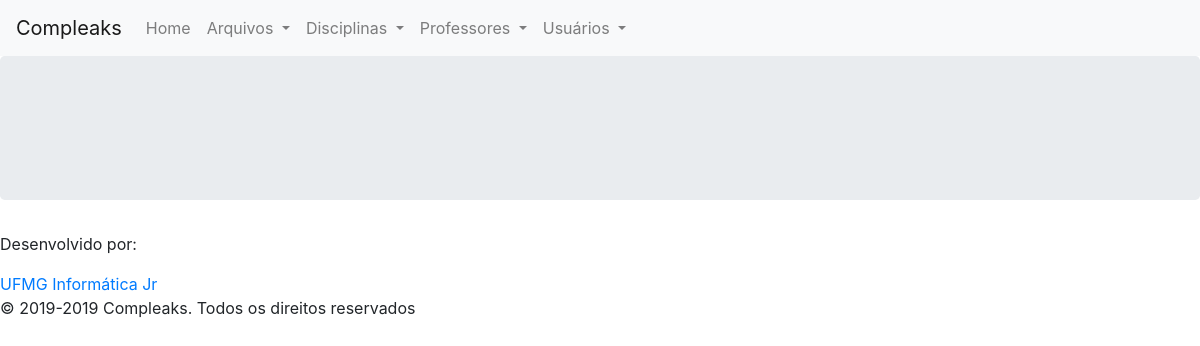
Page /disciplinas/listar_ou on the earlier database version.
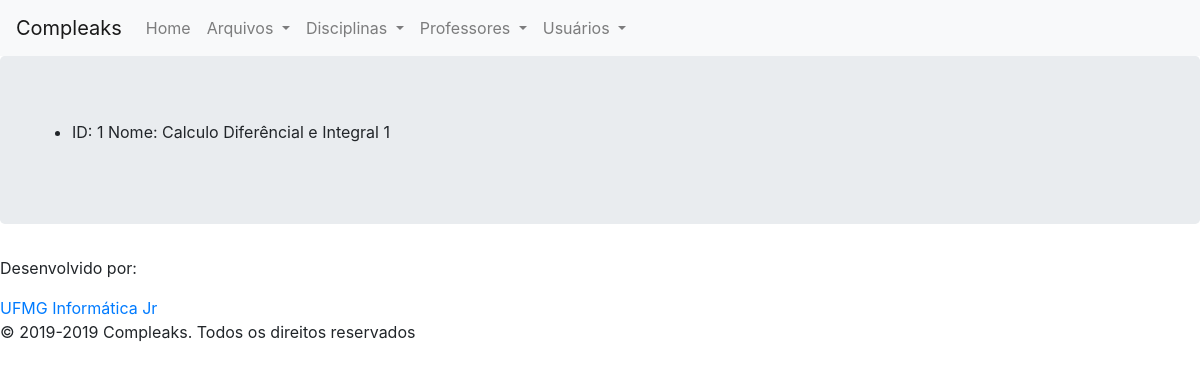
Same page on the later database version.
### compleaks/disciplinas/models.py (models this page shows, shortened)
class Disciplina(db.Model):
	__tablename__ = 'disciplinas'
	id = db.Column(db.Integer, primary_key=True)
	nome = db.Column(db.String, unique=True)
	data_criacao = db.Column(db.DateTime, default=datetime.now())
	is_eligible = db.Column(db.Boolean)
	data_deletado = db.Column(db.DateTime, nullable=True)
	id_deletor = db.Column(db.Integer, nullable=True)
	motivo_delete = db.Column(db.String(120), nullable=True)
	arquivos = db.relationship('Arquivo', backref='disciplina', lazy=True)
	def __repr__(self):
		return f"ID: {self.id} Nome: {self.nome}"

### compleaks/disciplinas/views.py (the view)
@disciplinas.route('/listar_ou', methods=['POST', 'GET'])
def listar_out():
	disciplinadb = Disciplina.query.order_by(Disciplina.nome.desc())
	return render_template('lista_disciplina_out.html',disciplinadb=disciplinadb)

### compleaks/disciplinas/templates/disciplinas/lista_disciplina_out.html (shortened to what this page needs)
{% extends "base.html" %}
{% block content %}
    <ul>
        {% for disciplina in disciplinadb: %}
            <li>
                {{ disciplina }}
            </li>
        {% endfor %}
    </ul>
{% endblock %}

Differences in the rows shown:
added Disciplina: id+nome "ID: 1 Nome: Calculo Diferêncial e Integral 1"
